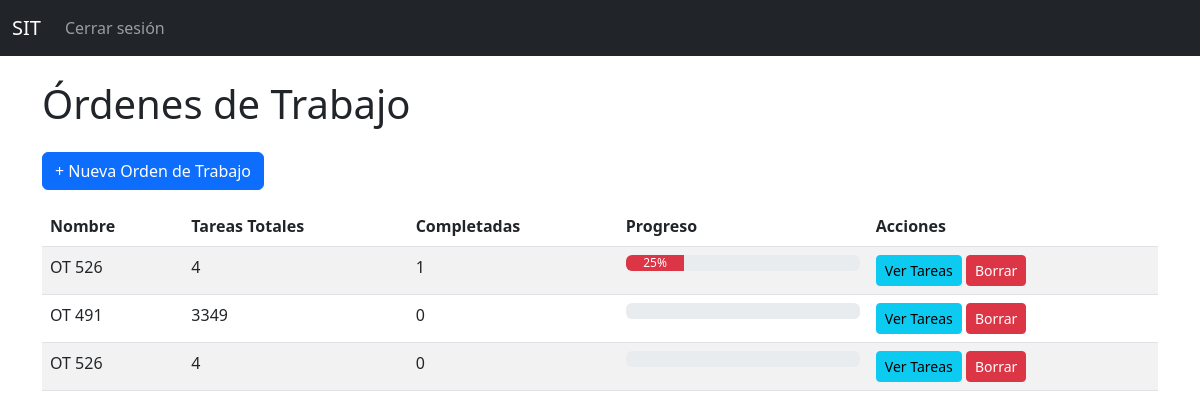
The app's page /tareas/ordenes/ (signed in) with its own data.
### tareas_app/models.py (models this page shows, shortened)
class OrdenDeTrabajo(models.Model):
    nombre = models.CharField(max_length=200)
    descripcion = models.TextField(blank=True)
    archivo_excel = models.FileField(upload_to='ordenes_excel/', blank=True, null=True)
    fecha_creacion = models.DateTimeField(auto_now_add=True)
    creada_por = models.ForeignKey(Empleado, null=True, blank=True, on_delete=models.SET_NULL)

### tareas_app/views.py (the view)
# urls.py: path('ordenes/', views.lista_ordenes_trabajo, name='lista_ordenes_trabajo'),
@login_required
def lista_ordenes_trabajo(request):
    empleado = Empleado.objects.get(usuario=request.user)
    if not puede_ver_avances(empleado):
        return HttpResponseForbidden("No tenés permiso para ver las órdenes de trabajo.")
    if empleado.perfil == 'calidad':
        ordenes = OrdenDeTrabajo.objects.filter(tareas__estado='en_revision').distinct()
    else:
        ordenes = OrdenDeTrabajo.objects.all()
    ordenes_con_info = []
    for orden in ordenes:
        total = orden.tareas.count()
        completadas = orden.tareas.filter(estado='finalizada').count()
        progreso = int((completadas / total) * 100) if total > 0 else 0
        ordenes_con_info.append({
            'orden': orden,
            'total': total,
            'completadas': completadas,
            'progreso': progreso
        })
    return render(request, 'tareas/lista_ordenes_trabajo.html', {
        'ordenes': ordenes_con_info,
        'perfil_usuario': empleado.perfil
    })

### tareas_app/views.py (called while the page is built)
def puede_ver_avances(empleado):
    return empleado.perfil in ['administrador', 'ppc', 'produccion', 'calidad', 'despacho', 'ingenieria', 'rrhh']

### templates/tareas/lista_ordenes_trabajo.html (shortened to what this page needs)
{% extends 'base.html' %}
{% block content %}
<h1 class="mb-4">Órdenes de Trabajo</h1>
{% if perfil_usuario == 'administrador' or perfil_usuario == 'ingenieria' %}
<a href="{% url 'crear_orden_trabajo' %}" class="btn btn-primary mb-3">+ Nueva Orden de Trabajo</a>
{% endif %}
<table class="table table-striped">
    <thead>
        <tr>
            <th>Nombre</th>
            <th>Tareas Totales</th>
            <th>Completadas</th>
            <th>Progreso</th>
            <th>Acciones</th>
        </tr>
    </thead>
    <tbody>
        {% for item in ordenes %}
        <tr>
            <td>{{ item.orden.nombre }}</td>
            <td>{{ item.total }}</td>
            <td>{{ item.completadas }}</td>
            <td style="width: 250px;">
                <div class="progress">
                    <div class="progress-bar
                        {% if item.progreso < 50 %} bg-danger
                        {% elif item.progreso < 100 %} bg-warning
                        {% else %} bg-success
                        {% endif %}"
                        role="progressbar"
                        style="width: {{ item.progreso }}%;"
                        aria-valuenow="{{ item.progreso }}"
                        aria-valuemin="0"
                        aria-valuemax="100">
                        {{ item.progreso }}%
                    </div>
                </div>
            </td>
            <td>
                <a href="{% url 'detalle_orden_trabajo' item.orden.id %}" class="btn btn-sm btn-info">Ver Tareas</a>
                {% if perfil_usuario == 'administrador' or perfil_usuario == 'produccion' %}
                <a href="{% url 'borrar_orden_trabajo' item.orden.id %}" class="btn btn-sm btn-danger">Borrar</a>
                {% endif %}
            </td>
        </tr>
        {% empty %}
        <tr>
            <td colspan="5">No hay órdenes de trabajo.</td>
        </tr>
        {% endfor %}
    </tbody>
</table>
{% endblock %}

### records on screen
OrdenDeTrabajo: orden.nombre "OT 526", total "4", completadas "1", progreso "25"
OrdenDeTrabajo: orden.nombre "OT 491", total "3349", completadas "0"
OrdenDeTrabajo: orden.nombre "OT 526", total "4", completadas "0"
